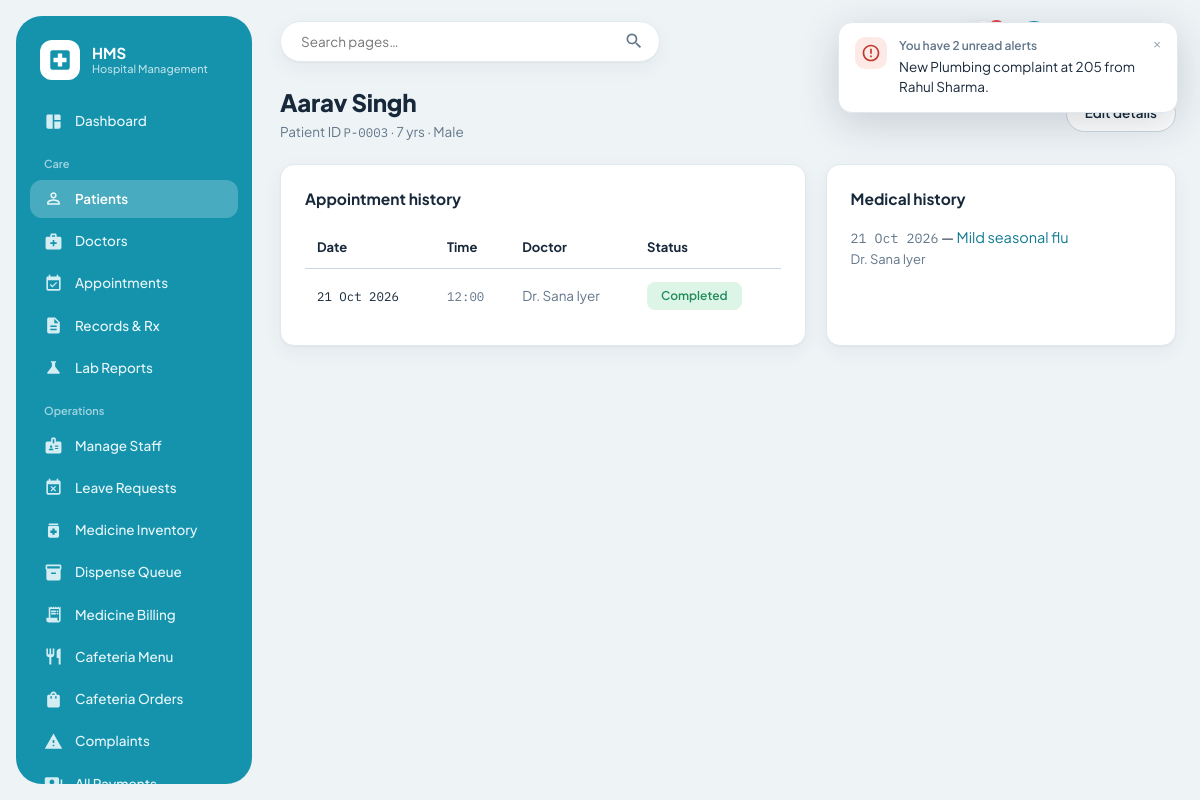
Page /patients/3 (signed in) on the committed database.
### models.py (models this page shows)
class Patient(db.Model):
    __tablename__ = "patients"
    id = db.Column(db.Integer, primary_key=True)
    name = db.Column(db.String(120), nullable=False)
    age = db.Column(db.Integer, nullable=False)
    gender = db.Column(db.String(20), nullable=False)
    phone = db.Column(db.String(20))
    address = db.Column(db.String(255))
    created_at = db.Column(db.DateTime, default=datetime.utcnow)
    appointments = db.relationship("Appointment", backref="patient", lazy=True, cascade="all, delete-orphan")
    medical_records = db.relationship("MedicalRecord", backref="patient", lazy=True, cascade="all, delete-orphan")

class Appointment(db.Model):
    __tablename__ = "appointments"
    id = db.Column(db.Integer, primary_key=True)
    patient_id = db.Column(db.Integer, db.ForeignKey("patients.id"), nullable=False)
    doctor_id = db.Column(db.Integer, db.ForeignKey("doctors.id"), nullable=False)
    appt_date = db.Column(db.Date, nullable=False)
    appt_time = db.Column(db.String(10), nullable=False)  # "HH:MM"
    reason = db.Column(db.String(255))
    status = db.Column(db.String(20), default="Booked")  # Booked / Completed / Cancelled
    fee = db.Column(db.Float, default=0.0)
    payment_status = db.Column(db.String(20), default="Pending")  # Pending / Paid
    created_at = db.Column(db.DateTime, default=datetime.utcnow)
    medical_record = db.relationship("MedicalRecord", backref="appointment", uselist=False)

class Doctor(db.Model):
    __tablename__ = "doctors"
    id = db.Column(db.Integer, primary_key=True)
    name = db.Column(db.String(120), nullable=False)
    specialization = db.Column(db.String(120), nullable=False)
    phone = db.Column(db.String(20))
    available_days = db.Column(db.String(120))   # e.g. "Mon,Wed,Fri"
    available_time = db.Column(db.String(60))    # e.g. "10:00 - 14:00"
    consultation_fee = db.Column(db.Float, default=500.0)
    created_at = db.Column(db.DateTime, default=datetime.utcnow)
    appointments = db.relationship("Appointment", backref="doctor", lazy=True)
    medical_records = db.relationship("MedicalRecord", backref="doctor", lazy=True)

class MedicalRecord(db.Model):
    __tablename__ = "medical_records"
    id = db.Column(db.Integer, primary_key=True)
    patient_id = db.Column(db.Integer, db.ForeignKey("patients.id"), nullable=False)
    doctor_id = db.Column(db.Integer, db.ForeignKey("doctors.id"), nullable=False)
    appointment_id = db.Column(db.Integer, db.ForeignKey("appointments.id"), nullable=True)
    diagnosis = db.Column(db.String(255), nullable=False)
    treatment = db.Column(db.Text)
    record_date = db.Column(db.Date, default=date.today)
    created_at = db.Column(db.DateTime, default=datetime.utcnow)
    prescriptions = db.relationship("Prescription", backref="medical_record", lazy=True, cascade="all, delete-orphan")

### routes/patients.py (the view)
@patients_bp.route("/<int:patient_id>")
@login_required(roles=["admin"])
def view_patient(patient_id):
    patient = Patient.query.get_or_404(patient_id)
    return render_template("patients/view.html", patient=patient)

### routes/auth_utils.py (called while the page is built)
def get_current_user():
    if "user_id" not in session:
        return None
    if not hasattr(g, "_current_user"):
        g._current_user = User.query.get(session["user_id"])
    return g._current_user

def login_required(roles=None):
    def decorator(view_func):
        @wraps(view_func)
        def wrapped(*args, **kwargs):
            user = get_current_user()
            if user is None:
                flash("Please log in to continue.", "error")
                return redirect(url_for("auth.portal"))
            if roles and user.role not in roles:
                flash("You don't have access to that page.", "error")
                return redirect(url_for("auth.dashboard_redirect"))
            return view_func(*args, **kwargs)
        return wrapped
    return decorator

### templates/patients/view.html (shortened to what this page needs)
{% extends "base.html" %}
{% block content %}
<div class="page-header">
  <div>
    <h2>{{ patient.name }}</h2>
    <p class="subtitle">Patient ID <span class="mono">P-{{ "%04d"|format(patient.id) }}</span> &middot; {{ patient.age }} yrs &middot; {{ patient.gender }}</p>
  </div>
  <a class="btn" href="{{ url_for('patients.edit_patient', patient_id=patient.id) }}">Edit details</a>
</div>
<div class="two-col">
  <div class="panel">
    <h3>Appointment history</h3>
    {% if patient.appointments %}
    <table>
      <thead><tr><th>Date</th><th>Time</th><th>Doctor</th><th>Status</th></tr></thead>
      <tbody>
        {% for a in patient.appointments|sort(attribute='appt_date', reverse=true) %}
        <tr>
          <td class="mono">{{ a.appt_date.strftime('%d %b %Y') }}</td>
          <td class="mono">{{ a.appt_time }}</td>
          <td>Dr. {{ a.doctor.name }}</td>
          <td><span class="badge badge-{{ a.status|lower }}">{{ a.status }}</span></td>
        </tr>
        {% endfor %}
      </tbody>
    </table>
    {% else %}
    <div class="empty-state"><div class="big">No appointments yet.</div></div>
    {% endif %}
  </div>
  <div class="panel">
    <h3>Medical history</h3>
    {% if patient.medical_records %}
      {% for r in patient.medical_records|sort(attribute='record_date', reverse=true) %}
      <p style="margin: 0 0 12px;">
        <span class="mono text-muted">{{ r.record_date.strftime('%d %b %Y') }}</span> —
        <a href="{{ url_for('records.view_record', record_id=r.id) }}">{{ r.diagnosis }}</a>
        <br><span class="text-muted" style="font-size:13px;">Dr. {{ r.doctor.name }}</span>
      </p>
      {% endfor %}
    {% else %}
    <div class="empty-state"><div class="big">No medical records yet.</div></div>
    {% endif %}
  </div>
</div>
{% endblock %}

### static/css/style.css (style rules this page uses)
:root { --bg: #EEF3F6; --panel: #FFFFFF; --panel-soft: #F6FAFB; --ink: #17283A; --muted-ink: #62768A; --faint-ink: #93A3B3; --primary: #1593AD; --primary-dark: #0F7A91; --primary-soft: #E2F3F7; --primary-ink: #0B5E70; --sidebar: #1593AD; --sidebar-ink: #E8F7FA; --sidebar-active: rgba(255, 255, 255, 0.22); --border: #E1E9EE; --border-strong: #CBD7DF; --alert: #C0392B; --alert-bg: #FDE9E6; --alert-border: #F4C6BF; --success: #228B5B; --success-bg: #DDF5E7; --success-border: #B7E6CB; --warn: #A9690B; --warn-bg: #FDF0D0; --warn-border: #F2DB9C; --info-bg: #E2F3F7; --info: #0F7A91; --radius: 14px; --radius-sm: 10px; --shadow: 0 1px 2px rgba(23, 40, 58, 0.04), 0 6px 20px rgba(23, 40, 58, 0.05); --shadow-pop: 0 10px 40px rgba(23, 40, 58, 0.18); --font-ui: "Plus Jakarta Sans", "Nunito Sans", -apple-system, "Segoe UI", system-ui, sans-serif; --font-mono: "IBM Plex Mono", "SFMono-Regular", Menlo, Consolas, monospace; }
* { box-sizing: border-box; }
html, body { margin: 0; padding: 0; background: var(--bg); color: var(--ink); font-family: var(--font-ui); font-size: 14.5px; line-height: 1.5; -webkit-font-smoothing: antialiased; }
a { color: var(--primary-dark); text-decoration: none; }
.page-header { display: flex; align-items: center; justify-content: space-between; margin-bottom: 22px; gap: 16px; flex-wrap: wrap; }
.page-header h2 { font-size: 24px; font-weight: 800; margin: 0 0 2px; letter-spacing: -0.01em; }
.page-header .subtitle { color: var(--muted-ink); font-size: 13.5px; margin: 0; max-width: 640px; }
.btn { display: inline-flex; align-items: center; justify-content: center; gap: 7px; padding: 10px 18px; border-radius: 999px; border: 1px solid var(--border-strong); background: var(--panel); color: var(--ink); font-size: 13.5px; font-weight: 600; font-family: inherit; cursor: pointer; line-height: 1.1; }
.panel { background: var(--panel); border: 1px solid var(--border); border-radius: var(--radius); padding: 22px 24px; box-shadow: var(--shadow); }
.panel h3 { font-size: 15.5px; font-weight: 700; margin: 0 0 16px; padding-bottom: 0; border: 0; display: flex; align-items: center; justify-content: space-between; }
.two-col { display: grid; grid-template-columns: 1.5fr 1fr; gap: 20px; }
table { width: 100%; border-collapse: collapse; font-size: 13.5px; }
thead th { text-align: left; font-weight: 700; color: var(--ink); font-size: 13px; padding: 11px 12px; border-bottom: 1px solid var(--border-strong); white-space: nowrap; }
tbody td { padding: 13px 12px; border-bottom: 1px solid var(--border); vertical-align: middle; color: var(--muted-ink); }
tbody td:first-child, tbody td a { color: inherit; }
tbody tr:last-child td { border-bottom: 0; }
.panel > table, .panel { overflow-x: auto; }
.mono { font-family: var(--font-mono); font-size: 0.92em; }
.badge { display: inline-block; padding: 4px 13px; border-radius: 8px; font-size: 12px; font-weight: 600; border: 1px solid transparent; white-space: nowrap; }
.badge-completed { background: var(--success-bg); color: var(--success); }
.text-muted { color: var(--muted-ink); }

### rows in the picture
Patient: name "Aarav Singh", id "0003", age "7", gender "Male"
Appointment: appt_date "21 Oct 2026", appt_time "12:00", doctor.name "Sana Iyer", status "Completed"
MedicalRecord: record_date "21 Oct 2026", diagnosis "Mild seasonal flu", doctor.name "Sana Iyer"
